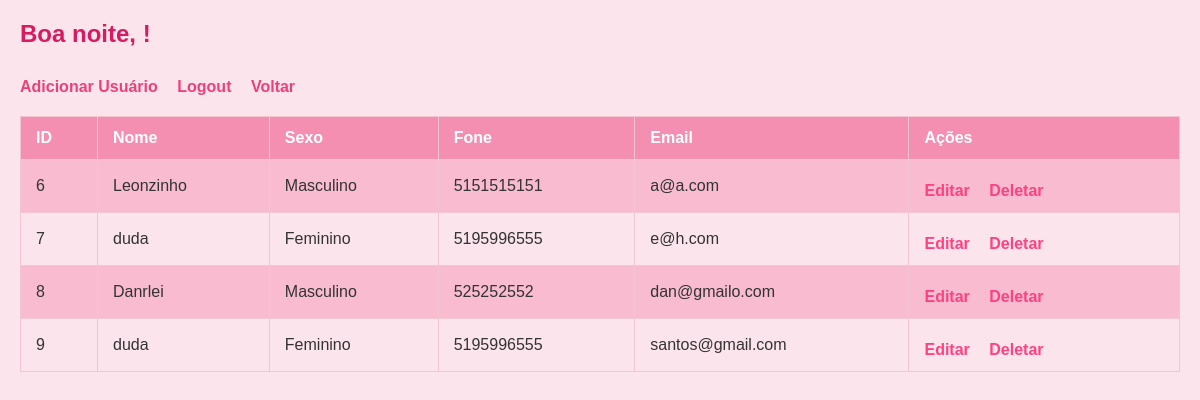
/projetocrud/consultarUsuario.php, run on an earlier commit of the app's database.
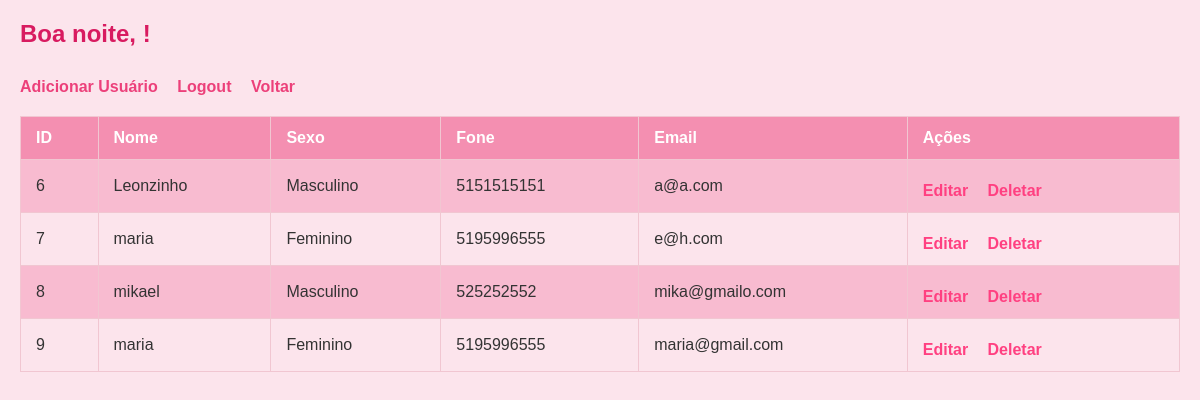
And on a later commit of the database.
### tables this page shows
CREATE TABLE `usuario` (
  `id` int(11) NOT NULL,
  `nome` varchar(255) NOT NULL,
  `email` varchar(255) NOT NULL,
  `senha` varchar(255) NOT NULL,
  `fone` varchar(20) NOT NULL,
  `sexo` varchar(15) NOT NULL
);

### projetocrud/classes/usuario.php (called while the page is built, shortened)
<?php
class Usuario
{
    private $conn;
    private $table_name = "usuario";
    public function __construct($db)
    {
        $this->conn = $db;
    }
    public function ler()
    {
        $query = "SELECT * FROM " . $this->table_name;
        $stmt = $this->conn->prepare($query);
        $stmt->execute();
        return $stmt;
    }
}
?>

### projetocrud/consultarUsuario.php (the view, shortened to what this page needs)
<?php
include_once './config/config.php';
include_once './classes/usuario.php';
    $usuario = new Usuario($db);
    $nome_usuario =  $_SESSION['usuario_nome'];
    $dados = $usuario->ler();
    function saudacao()
{
    $hora = date('H');
    if ($hora >= 6 && $hora < 12) {
        return "Bom dia";
    } else if ($hora >= 12 && $hora < 18) {
        return "Boa tarde";
    } else {
        return "Boa noite";
    }
}
?>
<!DOCTYPE html>
<html lang="pt-br">
<head>
</head>
<body>
    <h1><?php echo saudacao() . ", " . $nome_usuario; ?>!</h1>
    <a href="registrar.php">Adicionar Usuário</a>
    <a href="logout.php">Logout</a>
    <a href="portal.php">Voltar</a>
<br>
    <table border="1">
        <tr>
            <th>ID</th>
            <th>Nome</th>
            <th>Sexo</th>
            <th>Fone</th>
            <th>Email</th>
            <th>Ações</th>
        </tr>
        <?php while ($row = $dados->fetch(PDO::FETCH_ASSOC)) : ?>
            <tr>
                <td><?php echo $row['id']; ?></td>
                <td><?php echo $row['nome']; ?></td>
                <td><?php echo ($row['sexo'] === 'M') ? 'Masculino' : 'Feminino'; ?></td>
                <td><?php echo $row['fone']; ?></td>
                <td><?php echo $row['email']; ?></td>
                <td>
                    <a href="editar.php?id=<?php echo $row['id']; ?>">Editar</a>
                    <a href="deletar.php?id=<?php echo $row['id']; ?>">Deletar</a>
                </td>
            </tr>
        <?php endwhile; ?>
    </table>
</body> </html>

### projetocrud/consultarUsuario.php (style rules this page uses)
* { margin: 0; padding: 0; box-sizing: border-box; }
body { font-family: Arial, sans-serif; background-color: #fce4ec; color: #333; padding: 20px; }
h1 { color: #d81b60; font-size: 24px; margin-bottom: 20px; }
a { color: #ec407a; text-decoration: none; margin-right: 15px; font-weight: bold; }
table { width: 100%; border-collapse: collapse; margin-top: 20px; }
th, td { padding: 12px 15px; text-align: left; border: 1px solid #f1c6d1; }
th { background-color: #f48fb1; color: white; }
tr:nth-child(even) { background-color: #f8bbd0; }
td a { color: #ff4081; }
table { margin-top: 20px; }
a { margin-top: 10px; display: inline-block; }

What changed in the data, as far as the page shows it:
changed usuario "e@h.com": nome "duda" → "maria"
changed usuario id 8: nome "Danrlei" → "mikael"; email "dan@gmailo.com" → "mika@gmailo.com"
changed usuario id 9: nome "duda" → "maria"; email "santos@gmail.com" → "maria@gmail.com"
